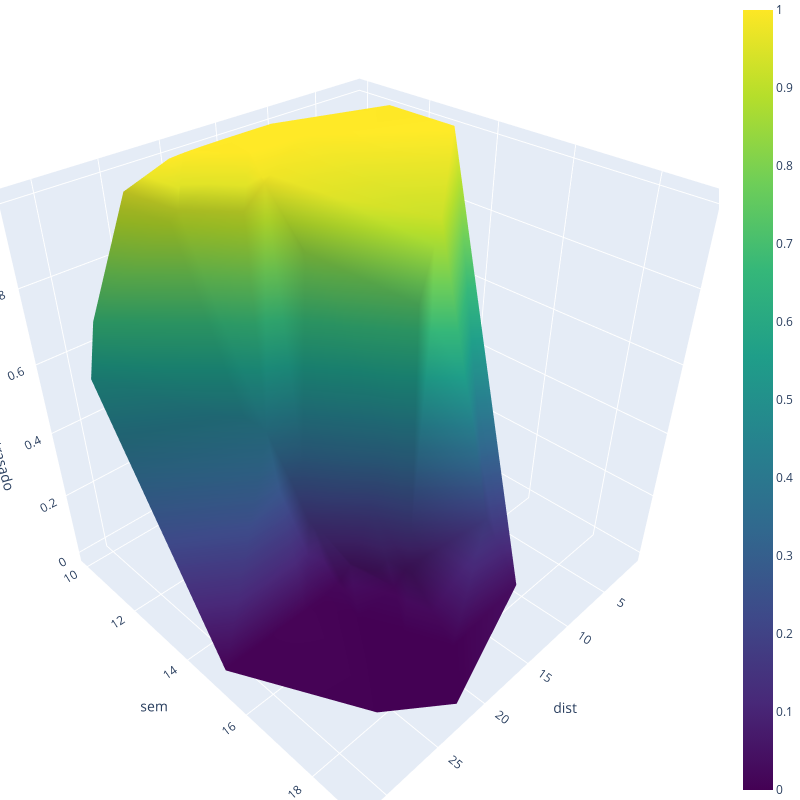

The notebook cell saved with this chart:
### Code cell
# Plotagem tridimensional para cada probabilidade de ocorrência de
# cada categoria da variável dependente

# Probabilidades de não se chegar atrasado (função 'go' do pacote 'plotly')

trace = go.Mesh3d(
    x=df_atrasado_multinomial['dist'], 
    y=df_atrasado_multinomial['sem'],
    z=df_atrasado_multinomial[0],
    opacity=1, intensity=df_atrasado_multinomial[0],
    colorscale="Viridis")

layout = go.Layout(
    margin={'l': 0, 'r': 0, 'b': 0, 't': 0},
    width=800,
    height=800
)

data = [trace]

plot_figure = go.Figure(data=data, layout=layout)

plot_figure.update_layout(scene = dict(
                        xaxis_title='dist',
                        yaxis_title='sem',
                        zaxis_title='não chegou atrasado'))

plot_figure.show()
